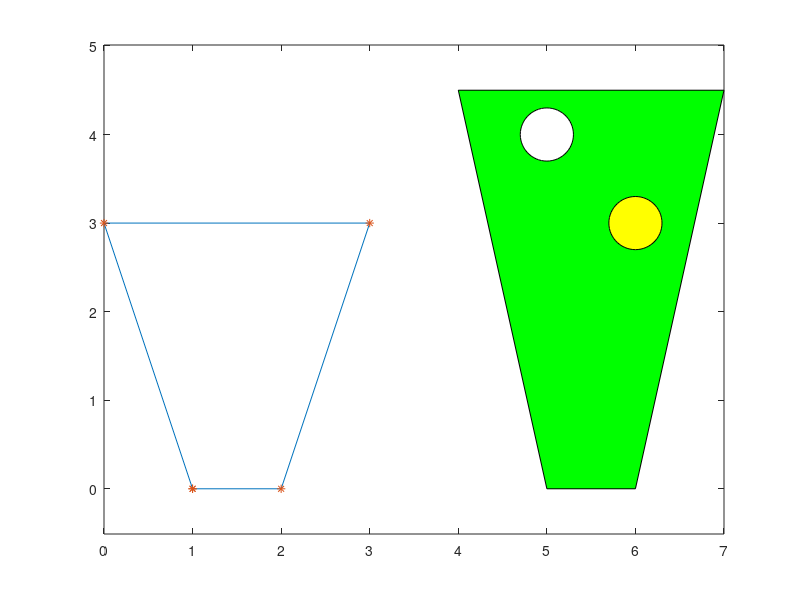

Write the MATLAB code that produced this figure.
%Author: Novanator Jan 2013
%Random MATLAB Graphics

clf

%buckets
x=[1 2 3 0 1], y=[0 0 3 3 0]
plot(x,y), hold on, axis equal
plot(x,y,'*')
xh=x+4; yh=1.5*y; % moves bucket in the x-axis and makes it taller
fill(xh,yh,'g')

%circles
v=0:2*pi/60:2*pi;
R=0.3;
xcirc=R*cos(v); ycirc=R*sin(v);
fill(5+xcirc,4+ycirc,'w')
fill(6+xcirc,3+ycirc,'y')
